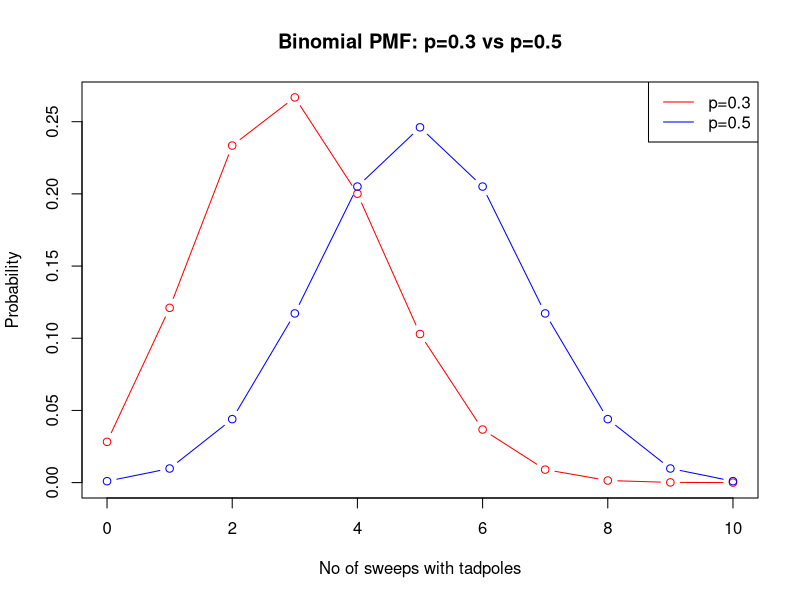
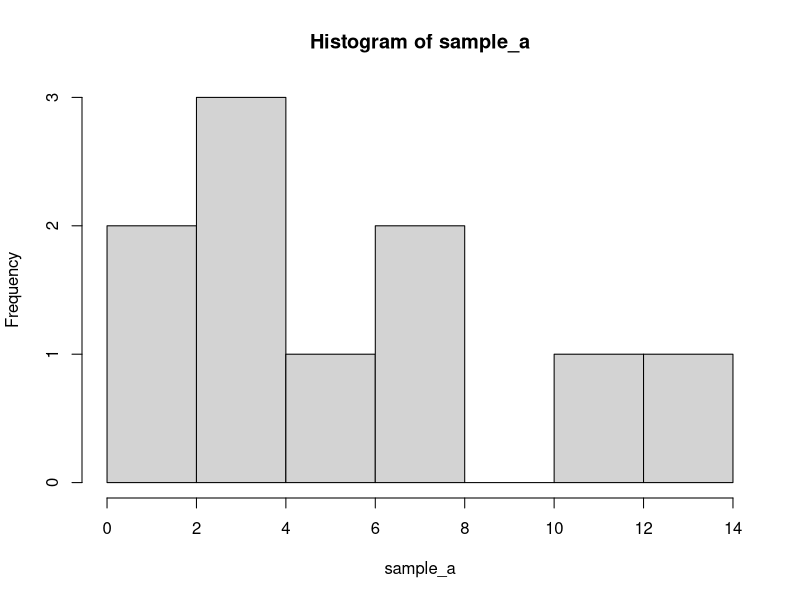
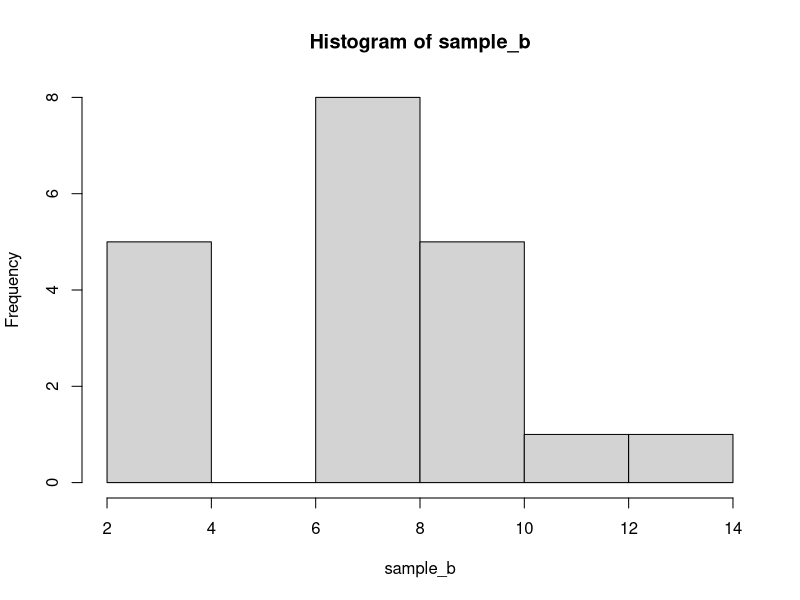
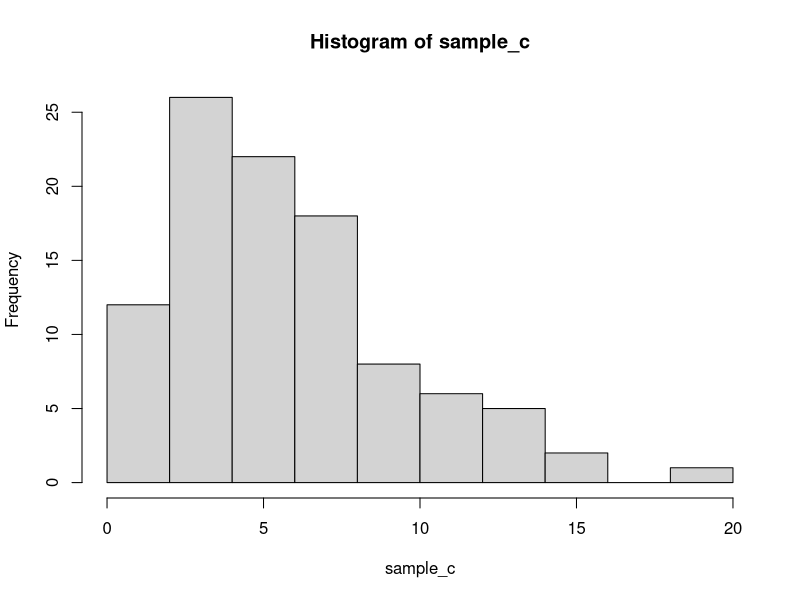
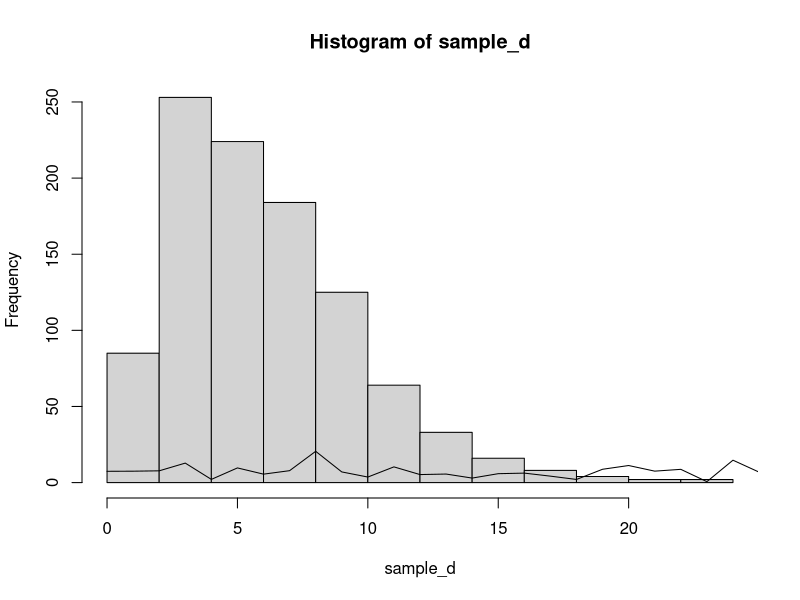
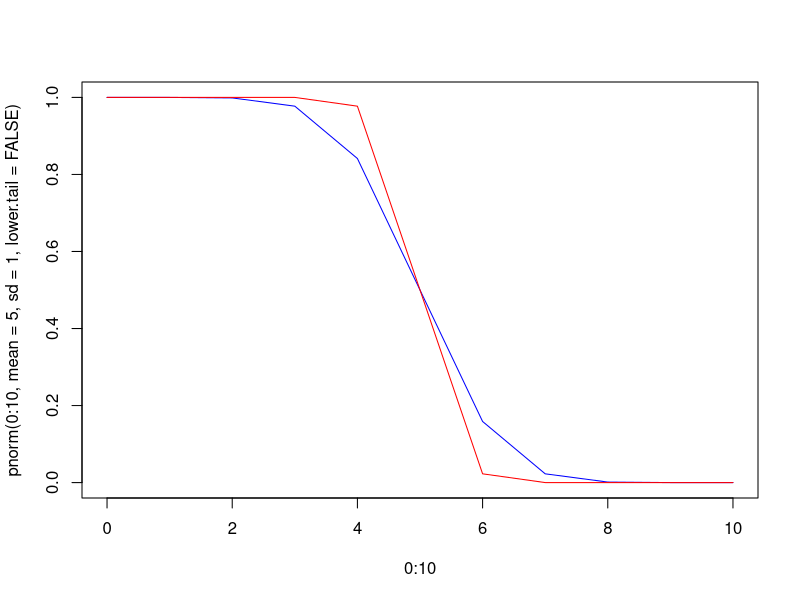
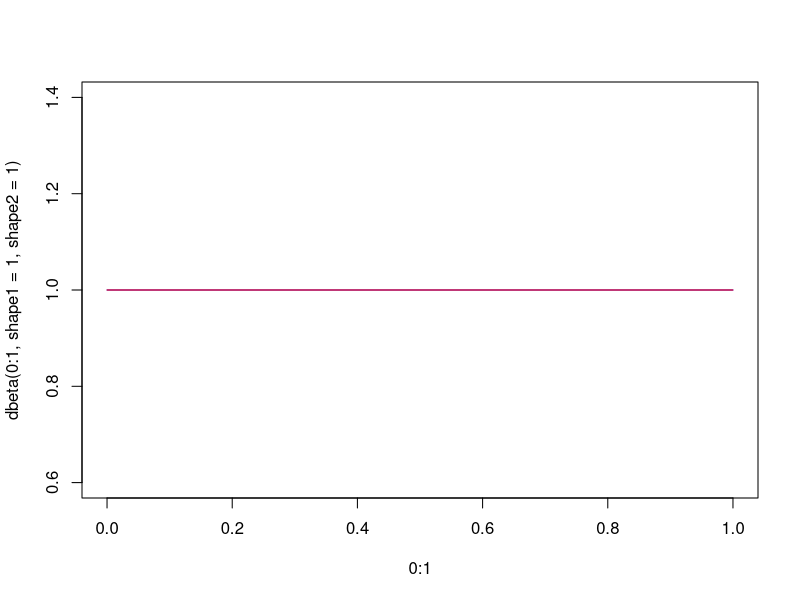

These figures' R source, in order:
## ---- chunk 1
set.seed(45)

rolls <- sample(1:6, 6000, replace = TRUE)

table(rolls)

## ---- chunk 2

# expectation is the average or mean in statistics

# E(x) = total number of rolls/total number of die face

# E(x) = 6000/6 = 1000

# The expected value is 1000 which is close to what we
# have on the frequency of the 6000 simulated dice rolls

## ---- chunk 3
# x > 1030
# n = 6000
# p(1) = 1/6

p_more_1030 <- pbinom(1030,
                      size = 6000,
                      prob = 1/6,
                      lower.tail = FALSE)
p_more_1030

set.seed(45)

sim <- replicate(10000,sum(sample(1:6, 6000, replace = TRUE) == 1) > 1030)

sum(sim)/10000

set.seed(1)
sum(sample(1:6, 6000, replace = TRUE) == 1)

set.seed(2)
sum(sample(1:6, 6000, replace = TRUE) == 1)
## ---- chunk 4
p = 0.3
n = 10
## ---- chunk 5
dbinom(6, size = 10, prob = 0.3)
## ---- chunk 6
pbinom(2, size = 10, prob = 0.3)
## ---- chunk 7
pbinom(4, size = 10, lower.tail = FALSE, prob = 0.3)

## ---- chunk 8
x <- 0:10

plot(x, dbinom(x, size = 10, prob = 0.3), 
     type = "b", col = "red", 
     xlab = "No of sweeps with tadpoles",
     ylab = "Probability",
     main = "Binomial PMF: p=0.3 vs p=0.5")

lines(x, dbinom(x, size = 10, prob = 0.5), 
      type = "b", col = "blue")

legend("topright", legend = c("p=0.3","p=0.5"), 
       col = c("red","blue"), lty = 1)

## ---- chunk 9
sample_a <- rgamma(10, shape = 3, scale = 2)

sample_a

hist(sample_a)
## ---- chunk 10
sample_b <- rgamma(20, shape = 3, scale = 2)

sample_b

hist(sample_b)
## ---- chunk 11
sample_c <- rgamma(100, shape = 3, scale = 2)

sample_c

hist(sample_c)
## ---- chunk 12
sample_d <- rgamma(1000, shape = 3, scale = 2)

sample_d

hist(sample_d)

lines(0:999, rgamma(1000, shape = 3, scale = 2))
## ---- chunk 13


# Expectation in statistics means "mean"
# In the normal distribution the mean = median = mode


mean <- 5
s_d <- 1

# X ~ N(mu, sigma^2)

# SE = sigma^2/n

# X ~ N(5, 1/4)

# X ~ N(5, 0.25)
## ---- chunk 14
pnorm(7, mean = 5, sd = 1, 
      lower.tail = FALSE)
## ---- chunk 15
pnorm(7, mean = 5, sd = sqrt(0.25), 
      lower.tail = FALSE)
## ---- chunk 16
plot(0:10, pnorm(0:10, mean = 5, sd = 1, 
                 lower.tail = FALSE),
     col = "blue", type = "l")

lines(0:10, pnorm(0:10, mean = 5, sd = 0.5, 
                  lower.tail = FALSE),
      col = "red")
## ---- chunk 17
mean <- 20
s_d <- 5

pnorm(30, mean = 20, sd = 1, lower.tail = FALSE)
## ---- chunk 18

## Regulation

n <- 365
p <- 1/365

# For binomial distribution: Mean = np, SD = np(1-p)
expectation <- n*p
expectation
## ---- chunk 19
# Yes the distribution of emissions satisfy the regulation?
## ---- chunk 20
x <- 2
n <- 365
p <- 1/365

pbinom(1, size = n, prob = p, lower.tail = F)
## ---- chunk 21
# The only parameter of a poisson distribution "lambda"
# lambda = np

lambda <- 1


ppois(1, lambda = 1, lower.tail = FALSE)
## ---- chunk 22
plot(0:1, dbeta(0:1,shape1 = 1, shape2 = 1), 
     type = "l", col = "blue")


lines(0:1, dunif(0:1), col = "red")
## ---- chunk 23
# a
# P(Y = 0.5) = 0

#b
pexp(1, rate = 2, lower.tail = FALSE)

#c

# Undefined because -1 is less than our range which is [0,infiniti]

#d

# Undefined because 0.2 is less than 0.7

#c
pexp(0.6, rate = 2) - pexp(0.1, rate = 2)
## ---- chunk 24
dgeom(2, prob = 0.17)

## ---- chunk 25
dnbinom(1, size = 3, prob = 0.76)
